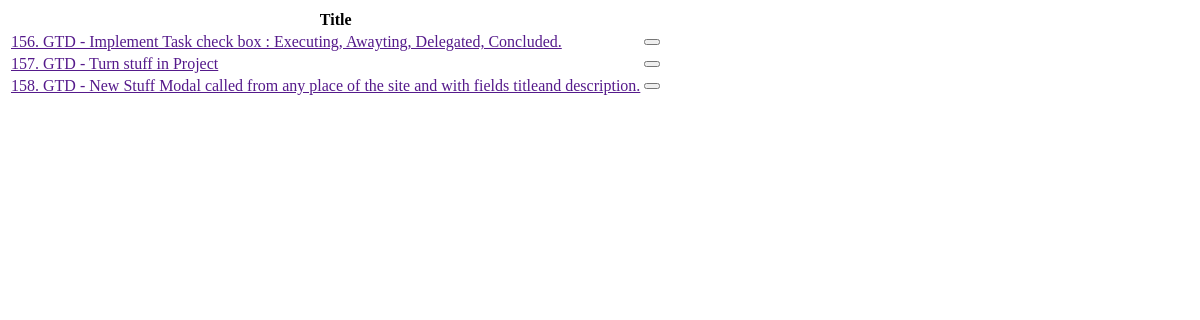
The page /inbox/stuff/list/ (signed in) on the database as committed earlier.
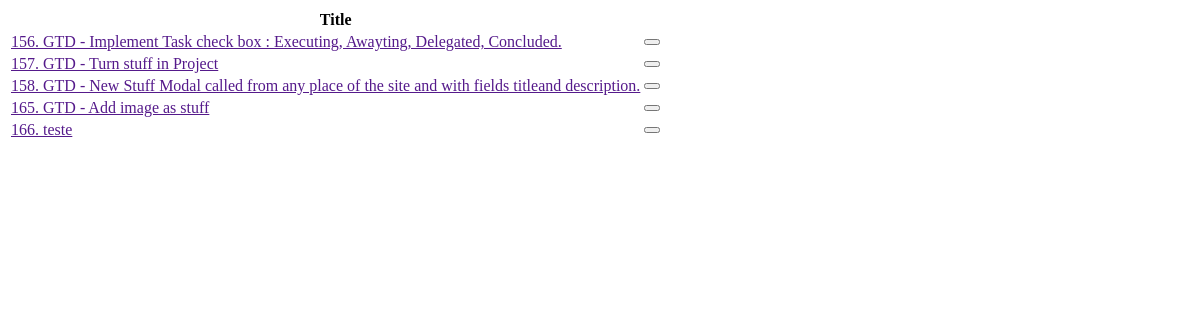
The same page on the database as committed later.
### tasks/models.py (models this page shows, shortened)
class Task(models.Model):
    TYPE_CHOICES = {
        'ST': 'Stuff',
        'TK': 'Task',
        'PJ': 'Project',
        'RF': 'Reference',
    }
    user = models.ForeignKey(settings.AUTH_USER_MODEL, verbose_name='User', on_delete=models.CASCADE)
    type = models.CharField('Type', max_length=2, choices=TYPE_CHOICES, default='TK')
    title = models.CharField("Title", max_length=160)
    description = models.TextField("description", blank=True, null=True)
    dt_scheduled = models.DateTimeField("Scheduled for", blank=True, null=True, default=defautlSchedule)
    dt_completed = models.DateTimeField("Completed on", blank=True, null=True)
    dt_canceled  = models.DateTimeField("Completed on", blank=True, null=True)
    created = models.DateTimeField('Created', auto_now_add=True, null=True)
    modified = models.DateTimeField('Modified', auto_now=True, null=True)
    class Meta:
        verbose_name = 'Task'
        verbose_name_plural = 'Tasks'
        ordering = ['user', 'dt_completed','dt_scheduled']

### inbox/views.py (the view)
# urls.py: path('stuff/list/', display_stuffs, name='stuffs'),
@login_required
def display_stuffs(request):
    context = {
            'object_list': Task.objects.filter(user=request.user, type='ST'),
    }
    return render(request, 'inbox/stuff_list.html', context)

### inbox/templates/inbox/stuff_list.html (shortened to what this page needs)
<div id="stuffs" class="table-responsive">
    <table class="table table-hover table-bordered">
        <thead class="table-dark">
        <tr>
            <th colspan="2">Title</th>
        </tr>
        </thead>
        {% for item in object_list %}
        <tbody>
        <tr {% cycle "" "class='table-secondary'"%} >
            <td><a href="" >{{item.pk}}. {{item.title}}</a></td>
            <td><div class="btn-group end" role="group">
                <button type="button" class="btn btn-danger"
                       hx-delete="{% url 'inbox:delete_stuff' item.pk %}"
                       hx-confirm='Are you sure you wish to delete "{{item.pk}}. {{item.title}}" stuff?'
                       hx-target="#stuffs"
                       hx-swap="outerHTML"
                ></button>
            </div></td>
        </tr>
        </tbody>
        {% endfor %}
    </table>
</div>

Rows that differ between the two databases and show on the page:
added Task: pk "165", title "GTD - Add image as stuff"
added Task: pk "166", title "teste"
